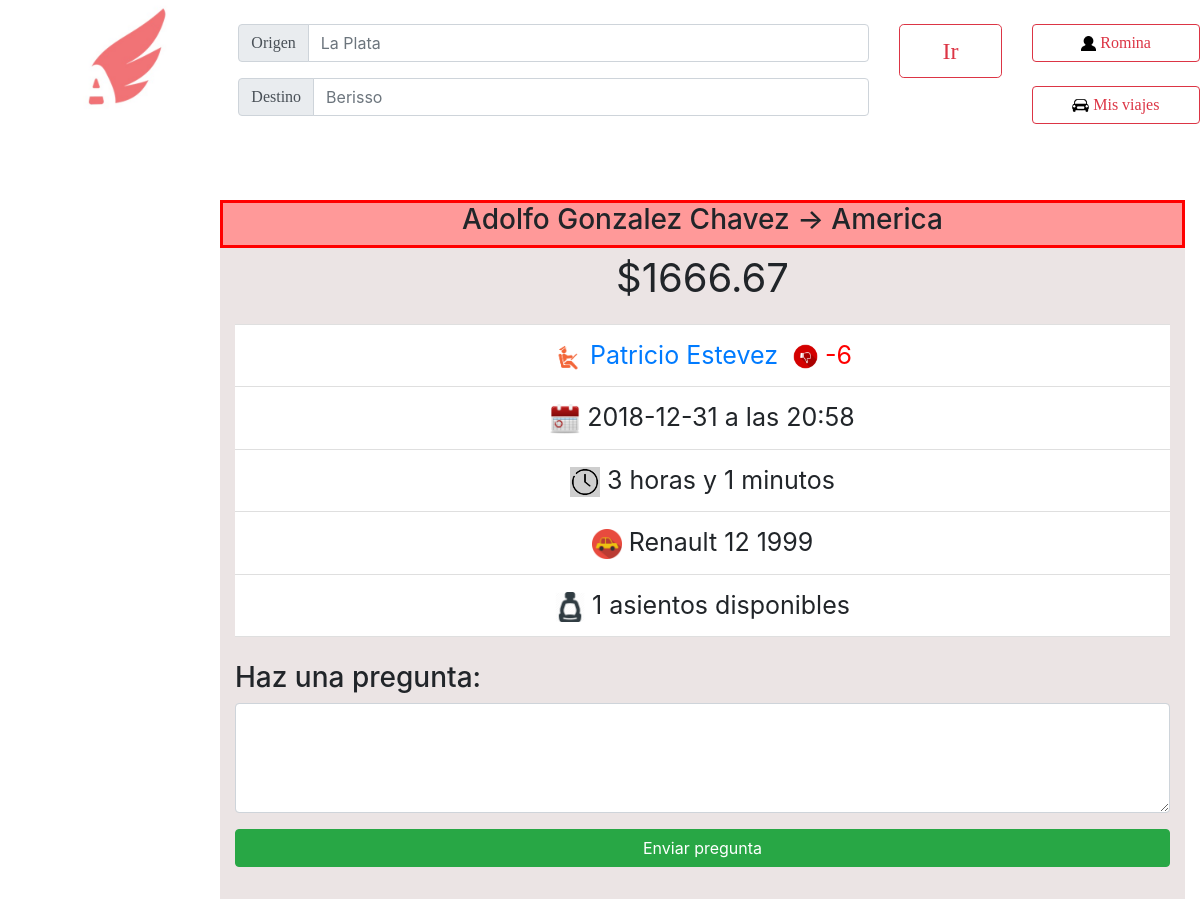
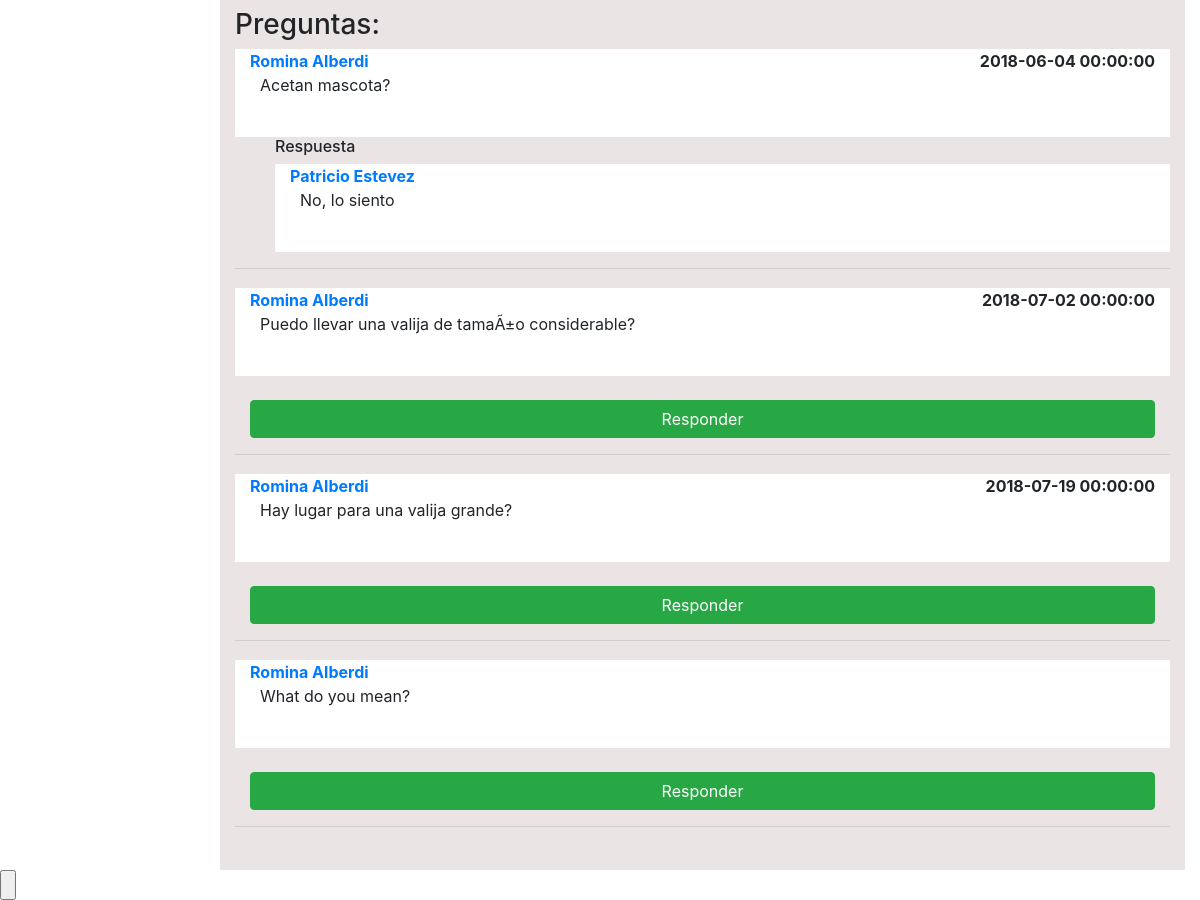
/VerViaje?id=54 (signed in), run on the app's committed database (2 pictures, top to bottom).
### tables this page shows
CREATE TABLE IF NOT EXISTS `ciudades` (
  `nombre` varchar(100) NOT NULL,
  `IDCiudad` int(11) NOT NULL AUTO_INCREMENT,
  PRIMARY KEY (`IDCiudad`)
);

CREATE TABLE IF NOT EXISTS `viajes` (
  `IDviaje` int(11) NOT NULL AUTO_INCREMENT,
  `fecha` date NOT NULL,
  `hora` time NOT NULL,
  `IDvehiculo` int(50) NOT NULL,
  `IDconductor` int(50) NOT NULL,
  `llegada` datetime NOT NULL,
  `IDOrigen` int(11) NOT NULL,
  `IDDestino` int(11) NOT NULL,
  `Precio` double NOT NULL,
  `asientos_disponibles` int(5) NOT NULL,
  `realizado` tinyint(1) NOT NULL DEFAULT '0',
  PRIMARY KEY (`IDviaje`)
);

CREATE TABLE IF NOT EXISTS `usuarios` (
  `nombre` varchar(50) NOT NULL,
  `apellido` varchar(50) NOT NULL,
  `email` varchar(50) NOT NULL,
  `clave` varchar(50) NOT NULL,
  `fecha` date NOT NULL,
  `foto` longblob,
  `token` varchar(100) NOT NULL,
  `ID` int(11) NOT NULL AUTO_INCREMENT,
  `borrado` tinyint(1) NOT NULL DEFAULT '0',
  `penalizacion` int(20) NOT NULL DEFAULT '0',
  `penalizacion_acom` int(20) NOT NULL DEFAULT '0',
  `deuda` float NOT NULL DEFAULT '0',
  PRIMARY KEY (`ID`)
);

CREATE TABLE IF NOT EXISTS `vehiculos` (
  `Marca` varchar(100) NOT NULL,
  `Modelo` varchar(100) NOT NULL,
  `Patente` varchar(10) NOT NULL,
  `Asientos` int(20) NOT NULL,
  `IDvehiculo` int(100) NOT NULL AUTO_INCREMENT,
  `IDuser` int(11) NOT NULL,
  PRIMARY KEY (`IDvehiculo`)
);

CREATE TABLE IF NOT EXISTS `comentarios` (
  `ID` int(100) NOT NULL AUTO_INCREMENT,
  `IDuser` int(100) NOT NULL,
  `IDviaje` int(100) NOT NULL,
  `Contenido` text NOT NULL,
  `Respuesta` text,
  `fecha` datetime DEFAULT NULL,
  PRIMARY KEY (`ID`)
);

### verViaje.php (the view, shortened to what this page needs)
<html lang="en">
  <head>
    <link rel="stylesheet" href="css/bootstrap.min.css">
  </head>
  <body>
      <?php
            $link=conectarABase();
            $iduser = $_SESSION['id'];
            $idviaje = $_GET['id'];
            $resultado = mysqli_query($link, "SELECT * FROM viajes where IDviaje='$idviaje'");
            $row = $resultado->fetch_array(MYSQLI_NUM);
            $origen = mysqli_query($link, "SELECT nombre FROM ciudades where IDCiudad=$row[6]");
            $origen = $origen ->fetch_array(MYSQLI_NUM);
            $destino = mysqli_query($link, "SELECT nombre FROM ciudades where IDCiudad=$row[7]");
            $destino = $destino ->fetch_array(MYSQLI_NUM);
            $nombreUser = mysqli_query($link,"SELECT nombre,apellido,ID,penalizacion FROM usuarios where ID=$row[4]");
            $nombreUser = $nombreUser ->fetch_array(MYSQLI_NUM);
            $vehiculos = mysqli_query($link, "SELECT marca,modelo FROM vehiculos where IDvehiculo='$row[3]'");
            $vehiculos = $vehiculos -> fetch_array(MYSQLI_NUM);
            $puntos=0;
            $puntos = $puntos - $nombreUser[3];
  	?>
        <header>
            <nav>
		 <ul>
                    <div class="row" position="fixed">
                        <div class="col-2">
                            <p>
                                <a href="PaginaPrincipal.php">
                                <img href="PaginaPrincipal.php" src="Logo.jpg" alt="Imagen no disponible"  class="rounded mx-auto d-block" height="120x120">
                                </a>
                            </p>
                        </div>
                        <div class="col-8">
                            <div class="row" position="fixed">
                                <div class="col-10">
                                    <br>
                                    <div class="input-group input-group-prepend mb-3">
                                        <div class="input-group-prepend">
                                            <span class="input-group-text" id="basic-addon1"><font size="3" face="Univers-Light-Normal">Origen</font></span>
                                        </div>
                                      <input type="text" face="Univers-Light-Normal" class="form-control" placeholder="La Plata" aria-label="La Plata" aria-describedby="basic-addon1">
                                    </div>
                                    <div class="input-group input-group-prepend mb-3">
                                        <div class="input-group-prepend">
                                            <span class="input-group-text" id="basic-addon1"><font size="3" face="Univers-Light-Normal">Destino</font></span>
                                        </div>
                                    <input type="text" class="form-control" face="Univers-Light-Normal" placeholder="Berisso" aria-label="Berisso" aria-describedby="basic-addon1">
                                    </div>
                                </div>
                                <div class="col-2">
                                    <br>
                                    <button class="btn btn-outline-danger btn-lg btn-block btn-lg"><font size="5" face="Univers-Light-Normal">Ir</font></button><br>
                                </div>
                            </div>
                        </div>
                        <div class="col-2">
                            <br>
                            <a href="MiCuenta.php" class="btn btn-outline-danger btn-block"><img src="Imagenes/Usuario.png" height="15x15"><font size="3" face="Univers-Light-Normal">     <?php echo $_SESSION['nombre']; ?></font></a><br>
                            <a href="MisViajes.php" class="btn btn-outline-danger btn-block"><img src="Imagenes/MisViajes.png" height="17x17"><font size="3" face="Univers-Light-Normal">     Mis viajes</font></a>
                        </div>
                    </div>
                 </ul>
            </nav>
        </header>
      <br>
      <bR>
		<div class="row" position="fixed">
			<div class="col-2">
			</div>
			<div class="col-10">
                         <div class='container'>
                          <div class="panel panel-danger">
                            <div class="panel-heading">
                                <div class="container-fluid" style="border-style:solid;border-color: red;background-color:#ff9999 ">
                                    <h3 class="text-center">
                                        <?php echo $origen[0] . " -> " . $destino[0]; ?></h3>
                                </div>
                            </div>
                              <div class='container-fluid' style='background-color: #ebe4e4;'>
                                    <div class="panel-body text-center" >
                                        <p style="font-size: 40" class="lead">
                                            <strong>$<?php echo round($row[8],2);?></strong></p>
                                    </div>
                                      <ul class="list-group list-group-flush text-center" >
                                          <li class="list-group-item" style="font-size: 25"><i class="icon-ok text-danger"></i><img height="30x30" src='Imagenes/CONDUCTOR.png'><a href="verPerfil.php?id=<?php echo $row[4];?>"><?php echo '    ' . $nombreUser[0] . ' ' . $nombreUser[1]; ?></a><img style="margin-left:15px" height="25x25" src="Imagenes/<?php if($puntos>=0){echo "like.png";}else{echo "unlinke.jpg";}?>"><font style="color: <?php if ($puntos>=0){echo "green";}else{echo "red";}?>"> <?php echo '   ' . $puntos;?></font></li>
                                        <li class="list-group-item" style="font-size: 25"><i class="icon-ok text-danger"></i><img height="30x30" src='Imagenes/calendario.png'><?php echo '     ' . $row[1]. ' a las ' . substr($row[2], 0, 5);?></li>
                                        <li class="list-group-item" style="font-size: 25"><i class="icon-ok text-danger"></i><img height="30x30" src="Imagenes/reloj.png"><?php $fecha1 = new DateTime("$row[1] . $row[2]");$fecha2 = new DateTime($row[5]);$diferencia = $fecha2->diff($fecha1);$agregar=0;if($diferencia->d>0){$agregar=$diferencia->d*24;}$horas=$diferencia->h+$agregar;echo "   $horas horas";if(($diferencia->i)!=0){echo" y $diferencia->i minutos";}?></li>
                                        <li class="list-group-item" style="font-size: 25"><i class="icon-ok text-danger"></i><img height="30x30" src='Imagenes/AUTO.png'><?php echo '     ' . $vehiculos[0] . ' '.$vehiculos[1] ;?></li>
                                        <li class="list-group-item" style="font-size: 25"><i class="icon-ok text-danger"></i><img height="30x30" src='Imagenes/asiento.png'><?php echo '     ' . $row[9]. ' asientos disponibles';?></li>
                                      </ul>
                                    <div class="panel-footer">
                                        <br>
                                    </div>
                                  <?php if($row[4]!=$iduser){ ?>
                                  <form method="POST" action="">
                                    <div class="form-group">
                                        <h3>Haz una pregunta:</h3>
                                        <textarea class="form-control" rows="4" id="comentario" name="comentario"></textarea>
                                    </div>
                                      <button class="btn btn-success btn-block" type="submit" name="preguntar" onclick="return confirm('¿Estás seguro de enviar la pregunta?');">Enviar pregunta</button>
                                 </form>
                                 <br>
                                 <?php }?>
                                <h3>Preguntas:</h3>
                                <?php
                                    $comentarios = mysqli_query($link,"SELECT * FROM comentarios where IDviaje=$idviaje");
                                    $owner = mysqli_query($link, "SELECT nombre,apellido,ID FROM viajes,usuarios where IDConductor=ID and IDviaje=$idviaje");
                                    $own = $owner->fetch_array(MYSQLI_NUM);
                                    while($comen = $comentarios ->fetch_array(MYSQL_NUM)){
                                        $usuario = mysqli_query($link,"SELECT nombre,apellido,ID FROM usuarios where ID=$comen[1]");
                                        $usu = $usuario ->fetch_array(MYSQLI_NUM);
                                        ?>
                                        <div class="container-fluid" style="background-color:white">
                                            <div><span style="float:right"><span style="font-weight:bold"> <?php echo $comen[5]?></span></span><a style="font-weight: bold"  href="verPerfil.php?id=<?php echo $usu[2];?>"><?php echo $usu[0] . " " . $usu[1]; ?></a></div>
                                            <p style="margin-left: 10px"><?php echo $comen[3]; ?></p>
                                            <br>
                                        </div>
                                        <?php if (!empty($comen[4])){?>
                                            <div style="margin-left:40px">
                                                <h6>Respuesta</h6>
                                            <div class="container-fluid" style="background-color: white">
                                                <div><a style="font-weight: bold"  href="verPerfil.php?id=<?php echo $own[2];?>"><?php echo $own[0] . " " . $own[1]; ?></a></div>
                                                <p style="margin-left: 10px"><?php echo $comen[4]; ?> </p>
                                                <br>
                                            </div>
                                            </div>
                                        <?php }else{
                                            if($row[4]=$iduser){
                                                ?><br><div class="container"><a class="btn btn-success btn-block" href="responder_comentario.php?id=<?php echo $comen[0];?>" >Responder</a></div><?php
                                            }
                                        }
?>
                                         <hr style="height:3px; color:#999999" />
                                        <?PHP
                                    }
                                ?>
                                <br>
                              </div>
                             </div>
                            </div>
			</div>
                     </div>
        	<input type="submit" value="" />
    	</body>
    </html>

### data on the page
ciudades: nombre "Adolfo Gonzalez Chavez"
ciudades: nombre "America"
viajes: Precio "1666.67", fecha "2018-12-31", hora "20:58", asientos_disponibles "1"
usuarios: nombre "Patricio", apellido "Estevez"
vehiculos: Marca "Renault 12", Modelo "1999"
comentarios: fecha "2018-06-04 00:00:00", IDuser.nombre "Romina", IDuser.apellido "Alberdi", Contenido "Acetan mascota?", Respuesta "No, lo siento"
comentarios: fecha "2018-07-02 00:00:00", IDuser.nombre "Romina", IDuser.apellido "Alberdi", Contenido "Puedo llevar una valija de tamaÃ±o considerable?"
comentarios: fecha "2018-07-19 00:00:00", IDuser.nombre "Romina", IDuser.apellido "Alberdi", Contenido "Hay lugar para una valija grande?"
comentarios: IDuser.nombre "Romina", IDuser.apellido "Alberdi", Contenido "What do you mean?"

### other printed values
$_SESSION['nombre'] "Romina"
$puntos "-6"
$horas "3"
$diferencia->i "1"
